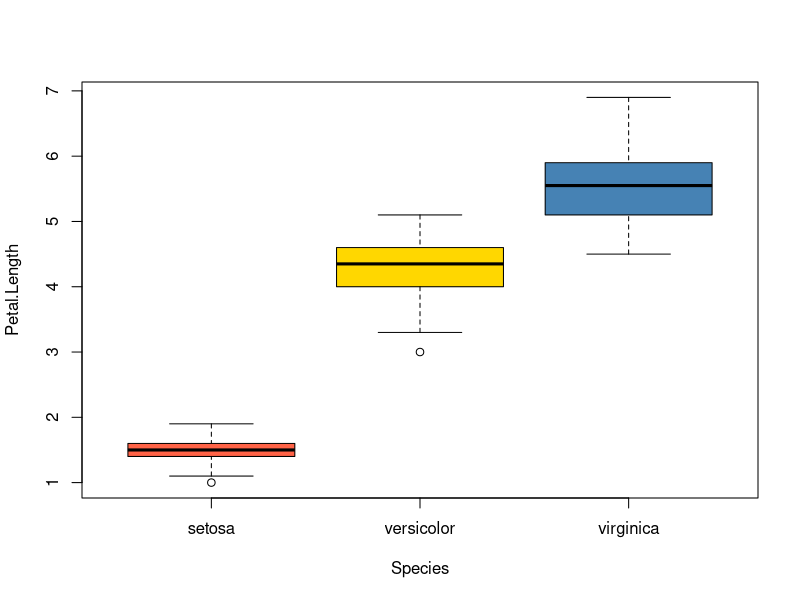
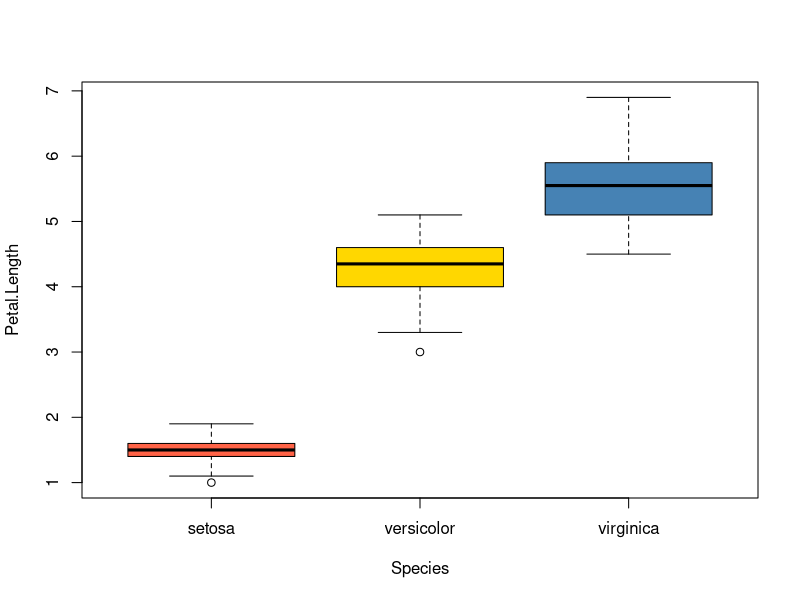

Here is the R script that generated these plots, in order:
## ---- chunk 1
mean(iris$Petal.Length)
sd(iris$Petal.Length)
## ---- chunk 2
boxplot(Petal.Length ~ Species, data = iris,
        col = c("tomato", "gold", "steelblue"))
## ---- chunk 3
mean(iris$Petal.Length)
sd(iris$Petal.Length)
## ---- chunk 4
boxplot(Petal.Length ~ Species, data = iris,
        col = c("tomato", "gold", "steelblue"))
